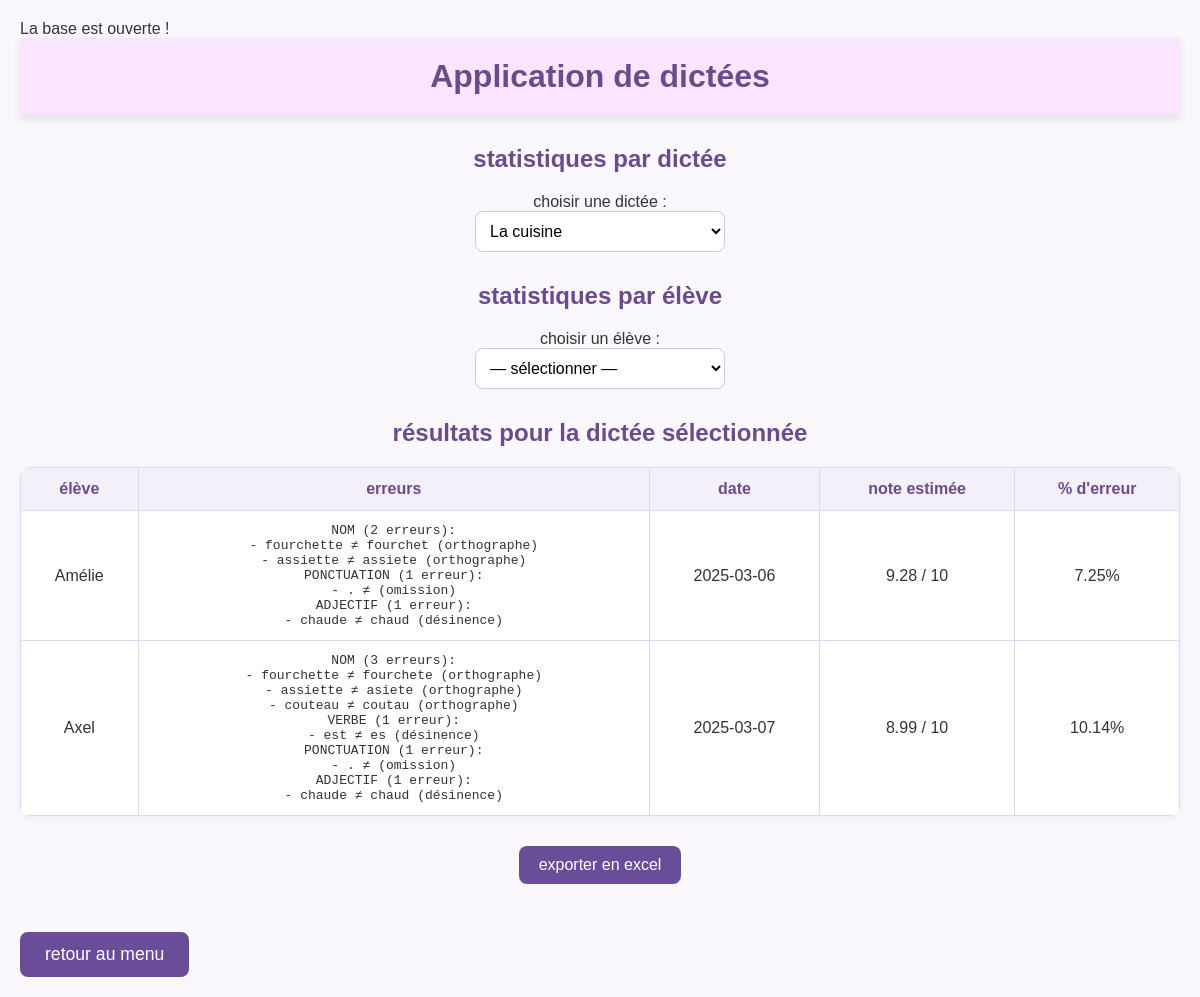
The app's page /stats.php?id_dictee=81 with its own data.
### tables this page shows
CREATE TABLE `reponses` (
  `id` int(11) NOT NULL,
  `id_dictee` int(11) DEFAULT NULL,
  `id_eleve` int(11) DEFAULT NULL,
  `reponse` text,
  `erreurs` text,
  `date_saisie` datetime DEFAULT NULL
);

CREATE TABLE `eleves` (
  `id` int(11) NOT NULL,
  `nom` varchar(255) DEFAULT NULL,
  `niveau` varchar(10) DEFAULT NULL
);

### stats.php (the view, shortened to what this page needs)
<?php
require 'connexion.php';
function calculer_stats($original, $saisi) {
    $distance = levenshtein($original, $saisi);
    $longueur = max(strlen($original), 1);
    $erreur_pourcentage = round(($distance / $longueur) * 100, 2);
    $note = round(max(0, 10 - ($erreur_pourcentage / 10)), 2);
    return [$erreur_pourcentage, $note];
}
?>
<html lang="fr">
<head>
</head>
<body>
<header>
  <h1>Application de dictées</h1>
</header>
<?php
$dictees = $pdo->query("select id, titre from dictees order by id")->fetchAll(PDO::FETCH_ASSOC);
?>
<h2>statistiques par dictée</h2>
<form method="get">
  <label for="id_dictee">choisir une dictée :</label><br>
  <select name="id_dictee" id="id_dictee" onchange="this.form.submit()">
    <?php foreach($dictees as $d): ?>
      <option value="<?= $d['id'] ?>" <?= (isset($_GET['id_dictee']) && $_GET['id_dictee'] == $d['id']) ? 'selected' : '' ?>>
        <?= htmlspecialchars($d['titre']) ?>
      </option>
    <?php endforeach; ?>
  </select>
</form>
<h2>statistiques par élève</h2>
<form method="get">
  <label for="id_eleve">choisir un élève :</label><br>
  <select name="id_eleve" id="id_eleve" onchange="this.form.submit()">
    <option value="">— sélectionner —</option>
  </select>
</form>
<?php
if (isset($_GET['id_dictee']) && !empty($_GET['id_dictee'])) {
    $did = (int)$_GET['id_dictee'];
    $stmt = $pdo->prepare("select e.nom, r.reponse, r.erreurs, r.date_saisie
                           from reponses r
                           join eleves e on r.id_eleve = e.id
                           where r.id_dictee = ?
                           order by e.nom, r.date_saisie");
    $stmt->execute([$did]);
    $data = $stmt->fetchAll(PDO::FETCH_ASSOC);
    echo "<h2>résultats pour la dictée sélectionnée</h2>";
    if ($data) {
        echo "<table><thead><tr>
                <th>élève</th>
                <th>erreurs</th>
                <th>date</th>
                <th>note estimée</th>
                <th>% d'erreur</th>
              </tr></thead><tbody>";
        foreach ($data as $row) {
            if (!isset($contenu_dictee)) {
                $stmt_texte = $pdo->prepare("select contenu from dictees where id = ?");
                $stmt_texte->execute([$did]);
                $contenu_dictee = $stmt_texte->fetchColumn();
            }
            list($erreur_pourcentage, $note_estimee) = calculer_stats($contenu_dictee, $row['reponse']);
            echo "<tr>
                    <td>".htmlspecialchars($row['nom'])."</td>
                    <td><pre>".htmlspecialchars($row['erreurs'])."</pre></td>
                    <td>".htmlspecialchars(substr($row['date_saisie'], 0, 10))."</td>
                    <td>$note_estimee / 10</td>
                    <td>$erreur_pourcentage%</td>
                  </tr>";
        }
        echo "</tbody></table>";
        echo "<div class='export-btn'>
                <form method='get' action='export_par_dictee.php'>
                  <input type='hidden' name='id_dictee' value='$did'>
                  <button type='submit'>exporter en excel</button>
                </form>
              </div>";
    } else {
        echo "<p>aucune réponse pour cette dictée.</p>";
    }
}
?>
<br><a class="button" href="index.php">retour au menu</a>
</body>
</html>

### stats.php (style rules this page uses)
* { margin: 0; padding: 0; box-sizing: border-box; }
body { font-family: 'arial', sans-serif; background-color: #faf8fc; color: #333; padding: 20px; }
header { background-color: #f9e5ff; padding: 20px; text-align: center; box-shadow: 0px 4px 8px rgba(0, 0, 0, 0.1); margin-bottom: 30px; }
header h1 { font-size: 2em; color: #6b4b8c; }
h2 { text-align: center; color: #6b4b8c; margin-bottom: 20px; }
form { margin-bottom: 30px; text-align: center; }
select { padding: 10px; width: 250px; border-radius: 8px; border: 1px solid #ccc; font-size: 1em; background-color: #ffffff; transition: border-color 0.3s; }
button { margin-top: 10px; padding: 10px 20px; background-color: #6a4d99; color: white; border: none; border-radius: 8px; font-size: 1em; cursor: pointer; transition: background-color 0.3s, transform 0.3s; }
table { width: 100%; border-collapse: collapse; margin-top: 20px; background-color: #ffffff; border-radius: 10px; overflow: hidden; box-shadow: 0px 2px 8px rgba(0, 0, 0, 0.05); }
th, td { border: 1px solid #e0d4f7; padding: 12px; text-align: center; }
th { background-color: #f4f0fa; color: #6b4b8c; }
td pre { white-space: pre-wrap; word-wrap: break-word; }
.export-btn { text-align: center; margin-top: 20px; }
a.button { display: inline-block; background-color: #6a4d99; color: white; text-decoration: none; padding: 12px 25px; border-radius: 8px; font-size: 1.1em; transition: background-color 0.3s, transform 0.3s; }

### records on screen
reponses: id_eleve.nom "Amélie", erreurs "NOM (2 erreurs): - fourchette ≠ fourchet (orthographe) - assiette ≠ assiete (orthographe) PONCTUATION (1 erreur): - . ≠ (omission) ADJECTIF (1 erreur): - chaude ≠ chaud (désinence)", date_saisie "2025-03-06", note_estimee "9.28", erreur_pourcentage "7.25"
reponses: id_eleve.nom "Axel", erreurs "NOM (3 erreurs): - fourchette ≠ fourchete (orthographe) - assiette ≠ asiete (orthographe) - couteau ≠ coutau (orthographe) VERBE (1 erreur): - est ≠ es (désinence) PONCTUATION (1 erreur): - . ≠ (omission) ADJECTIF (1 erreur): - chaude ≠ chaud (désinence)", date_saisie "2025-03-07", note_estimee "8.99", erreur_pourcentage "10.14"

### other values on screen
form field id_dictee "La cuisine"
